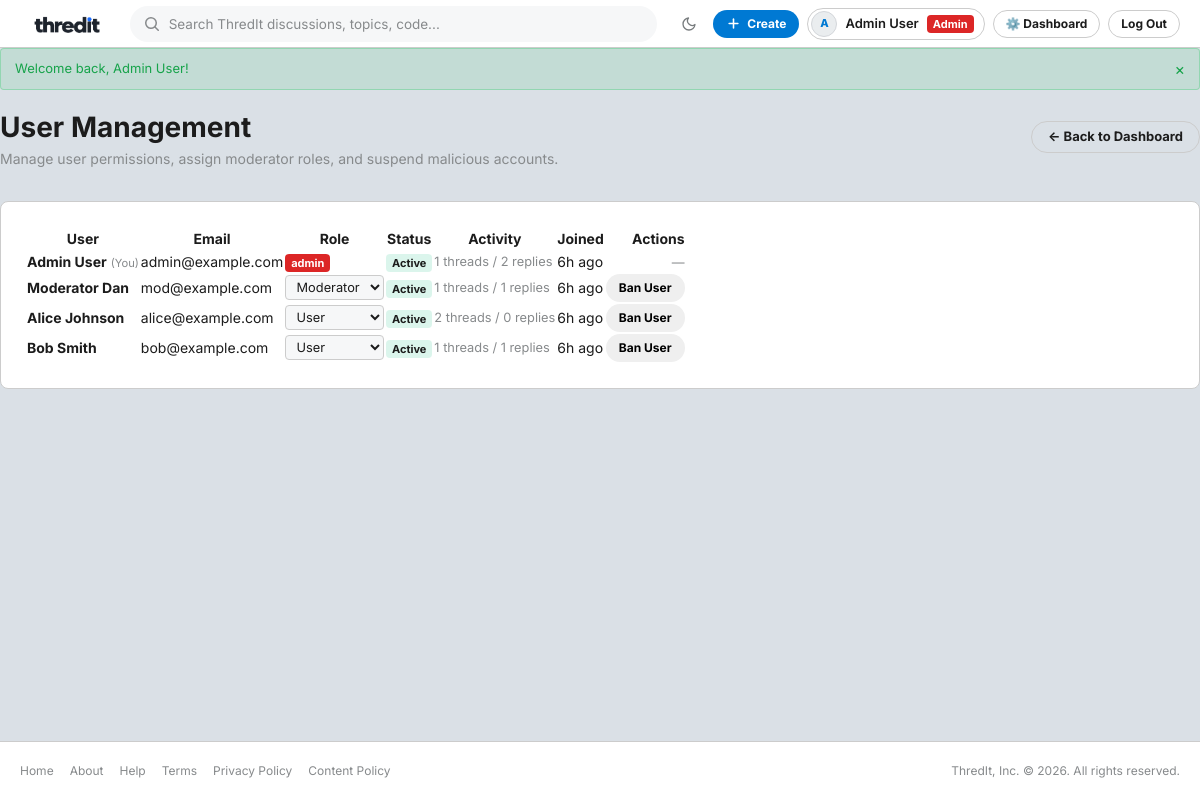
Before: /admin/users.php (signed in) with the older database file.
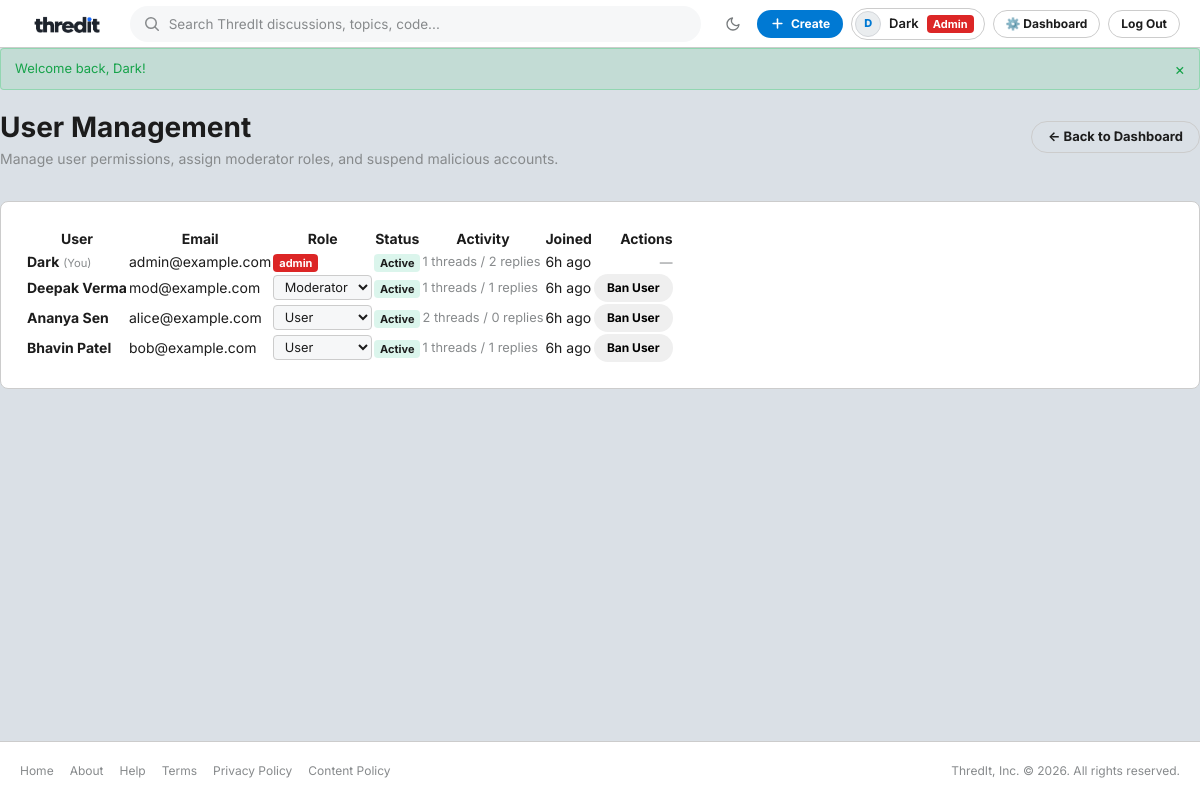
After: the same page with the newer database file.
### tables this page shows
CREATE TABLE IF NOT EXISTS `users` (
    `id` INT UNSIGNED NOT NULL AUTO_INCREMENT,
    `name` VARCHAR(100) NOT NULL,
    `email` VARCHAR(191) NOT NULL,
    `password_hash` VARCHAR(255) NOT NULL,
    `role` ENUM('user', 'moderator', 'admin') NOT NULL DEFAULT 'user',
    `is_banned` TINYINT(1) NOT NULL DEFAULT 0,
    `created_at` DATETIME NOT NULL DEFAULT CURRENT_TIMESTAMP,
    PRIMARY KEY (`id`),
    UNIQUE KEY `uq_users_email` (`email`),
    INDEX `idx_users_role` (`role`),
    INDEX `idx_users_banned` (`is_banned`)
);

### includes/functions.php (called while the page is built, shortened)
<?php
if (!function_exists('get_base_url')) {
    function get_base_url(): string
    {
        $protocol = (!empty($_SERVER['HTTPS']) && $_SERVER['HTTPS'] !== 'off') ? 'https://' : 'http://';
        $host = $_SERVER['HTTP_HOST'] ?? 'localhost';
        $scriptPath = str_replace('\\', '/', $_SERVER['SCRIPT_NAME'] ?? '');
        $scriptDir = dirname($scriptPath);
        $baseFolder = preg_replace('#/(public|admin|includes|api)$#i', '', $scriptDir);
        return rtrim($protocol . $host . $baseFolder, '/');
    }
}
if (!function_exists('url')) {
    function url(string $path = ''): string
    {
        $base = get_base_url();
        $trimmedPath = ltrim($path, '/');
        return $trimmedPath === '' ? $base : $base . '/' . $trimmedPath;
    }
}
if (!function_exists('asset_url')) {
    function asset_url(string $path): string
    {
        $cleanPath = ltrim($path, '/');
        $fullPath = __DIR__ . '/../assets/' . $cleanPath;
        $v = file_exists($fullPath) ? filemtime($fullPath) : time();
        return url('assets/' . $cleanPath) . '?v=' . $v;
    }
}
if (!function_exists('e')) {
    function e(mixed $string): string
    {
        return htmlspecialchars((string) ($string ?? ''), ENT_QUOTES, 'UTF-8');
    }
}
if (!function_exists('get_flash')) {
    function get_flash(): ?array
    {
        if (isset($_SESSION['flash_message'])) {
            $flash = $_SESSION['flash_message'];
            return $flash;
        }
        return null;
    }
}
if (!function_exists('time_ago')) {
    function time_ago(string $datetime): string
    {
        $timestamp = strtotime($datetime);
        $difference = time() - $timestamp;
        if ($difference < 86400) {
            $hours = floor($difference / 3600);
            return $hours . 'h ago';
        }
        return date('M j, Y', $timestamp);
    }
}

### includes/auth.php (called while the page is built, shortened)
<?php
require_once __DIR__ . '/functions.php';
if (!function_exists('is_logged_in')) {
    function is_logged_in(): bool
    {
        return !empty($_SESSION['user']['id']);
    }
}
if (!function_exists('current_user')) {
    function current_user(): ?array
    {
        return $_SESSION['user'] ?? null;
    }
}
if (!function_exists('current_user_id')) {
    function current_user_id(): ?int
    {
        return isset($_SESSION['user']['id']) ? (int) $_SESSION['user']['id'] : null;
    }
}
if (!function_exists('is_admin')) {
    function is_admin(): bool
    {
        return is_logged_in() && (($_SESSION['user']['role'] ?? '') === 'admin');
    }
}

### admin/users.php (the view, shortened to what the changed rows need)
<?php
require_once __DIR__ . '/../includes/header.php';
$pdo = get_db_connection();
$currentAdminId = current_user_id();
$users = $pdo->query("SELECT u.*,
                             (SELECT COUNT(*) FROM threads WHERE user_id = u.id) AS thread_count,
                             (SELECT COUNT(*) FROM replies WHERE user_id = u.id) AS reply_count
                      FROM users u
                      ORDER BY u.created_at DESC")->fetchAll();
?>
<div style="margin-bottom: 2rem;">
    <div style="display: flex; justify-content: space-between; align-items: center; flex-wrap: wrap; gap: 1rem;">
        <div>
            <h1 style="font-size: 1.75rem; font-weight: 700;">User Management</h1>
        </div>
    </div>
</div>
<div class="card" style="padding: 1.5rem;">
    <div class="table-responsive">
        <table class="data-table">
            <thead>
                <tr>
                    <th>User</th>
                    <th>Email</th>
                    <th>Role</th>
                    <th>Status</th>
                    <th>Activity</th>
                    <th>Joined</th>
                    <th style="text-align: right;">Actions</th>
                </tr>
            </thead>
            <tbody>
                <?php foreach ($users as $u): ?>
                    <?php $isSelf = ((int) $u['id'] === $currentAdminId); ?>
                    <tr>
                        <td>
                            <strong><?= e($u['name']) ?></strong>
                            <?php if ($isSelf): ?>
                                <span style="font-size: 0.7rem; color: var(--text-muted);">(You)</span>
                            <?php endif; ?>
                        </td>
                        <td><?= e($u['email']) ?></td>
                        <td>
                            <?php if ($isSelf): ?>
                                <span class="badge badge-role badge-role-admin">admin</span>
                            <?php else: ?>
                                <form action="<?= url('admin/users.php') ?>" method="POST" style="display:inline-flex; align-items:center; gap:0.25rem;">
                                    <select name="role" class="form-control" style="padding: 0.2rem 0.4rem; font-size: 0.8rem; width: auto;" onchange="this.form.submit()">
                                        <option value="user" <?= $u['role'] === 'user' ? 'selected' : '' ?>>User</option>
                                        <option value="moderator" <?= $u['role'] === 'moderator' ? 'selected' : '' ?>>Moderator</option>
                                    </select>
                                </form>
                            <?php endif; ?>
                        </td>
                        <td>
                            <?php if ((int) $u['is_banned'] === 1): ?>
                                <span class="badge" style="background-color:rgba(239, 68, 68, 0.15); color:var(--accent-danger);">Banned</span>
                            <?php else: ?>
                                <span class="badge" style="background-color:rgba(16, 185, 129, 0.15); color:var(--accent-best);">Active</span>
                            <?php endif; ?>
                        </td>
                        <td style="font-size: 0.8rem; color: var(--text-muted);">
                            <?= (int) $u['thread_count'] ?> threads / <?= (int) $u['reply_count'] ?> replies
                        </td>
                        <td><?= time_ago($u['created_at']) ?></td>
                        <td style="text-align: right;">
                            <?php if (!$isSelf): ?>
                                <form action="<?= url('admin/users.php') ?>" method="POST" style="display:inline;">
                                    <?php if ((int) $u['is_banned'] === 1): ?>
                                        <button type="submit" class="btn btn-secondary btn-sm" style="color:var(--accent-best);">
                                            Unban
                                        </button>
                                    <?php else: ?>
                                        <button type="submit" class="btn btn-danger btn-sm" onclick="return confirm('Suspend and ban this user account?');">
                                            Ban User
                                        </button>
                                    <?php endif; ?>
                                </form>
                            <?php else: ?>
                                <span style="font-size: 0.8rem; color: var(--text-muted);">&mdash;</span>
                            <?php endif; ?>
                        </td>
                    </tr>
                <?php endforeach; ?>
            </tbody>
        </table>
    </div>
</div>
<?php require_once __DIR__ . '/../includes/footer.php'; ?>

### includes/header.php (shortened to what the changed rows need)
<?php
require_once __DIR__ . '/auth.php';
require_once __DIR__ . '/functions.php';
$user = current_user();
?>
<!DOCTYPE html>
<html lang="en">
<head>
    <link rel="stylesheet" href="<?= asset_url('css/style.css') ?>">
</head>
<body>
    <header class="navbar">
        <div class="nav-container">
            <div class="nav-actions">
                <?php if ($user): ?>
                    <a href="<?= url('public/new_thread.php') ?>" class="btn btn-primary btn-sm btn-create-post">
                        <svg width="15" height="15" viewBox="0 0 24 24" fill="none" stroke="currentColor" stroke-width="2.5" stroke-linecap="round" stroke-linejoin="round">
                            <line x1="12" y1="5" x2="12" y2="19"></line>
                            <line x1="5" y1="12" x2="19" y2="12"></line>
                        </svg>
                        <span>Create</span>
                    </a>
                    <a href="<?= url('public/profile.php') ?>" class="user-profile-chip" title="View Profile">
                        <span class="user-avatar-tiny"><?= strtoupper(mb_substr($user['name'], 0, 1, 'UTF-8')) ?></span>
                        <span class="user-name-label"><?= e($user['name']) ?></span>
                        <?php if ($user['role'] === 'admin'): ?>
                            <span class="badge badge-role badge-role-admin">Admin</span>
                        <?php elseif ($user['role'] === 'moderator'): ?>
                            <span class="badge badge-role badge-role-mod">Mod</span>
                        <?php endif; ?>
                    </a>
                    <?php if (is_admin()): ?>
                        <a href="<?= url('admin/dashboard.php') ?>" class="btn btn-secondary btn-sm" title="Admin Dashboard">
                            ⚙️ Dashboard
                        </a>
                    <?php endif; ?>
                    <a href="<?= url('public/logout.php') ?>" class="btn btn-secondary btn-sm" title="Log out" aria-label="Log out">
                        Log Out
                    </a>
                <?php endif; ?>
            </div>
        </div>
    </header>
    <main class="main-content">
        <div class="container">
            <?php $flash = get_flash(); if ($flash): ?>
                <div class="flash-container">
                    <div class="alert alert-<?= e($flash['type']) ?>">
                        <span><?= e($flash['message']) ?></span>
                        <button type="button" onclick="this.parentElement.remove()" style="background:none;border:none;cursor:pointer;font-size:16px;color:inherit;line-height:1;">&times;</button>
                    </div>
                </div>
            <?php endif; ?>

Changed rows visible on the page:
changed users "admin@example.com": name "Admin User" → "Dark"
changed users "mod@example.com": name "Moderator Dan" → "Deepak Verma"
changed users "alice@example.com": name "Alice Johnson" → "Ananya Sen"
changed users "bob@example.com": name "Bob Smith" → "Bhavin Patel"
Other visible differences:
mb_substr($user['name'], 0, 1, 'UTF-8'): "A" → "D"
$user['name']: "Admin User" → "Dark"
$flash['message']: "Welcome back, Admin User!" → "Welcome back, Dark!"
